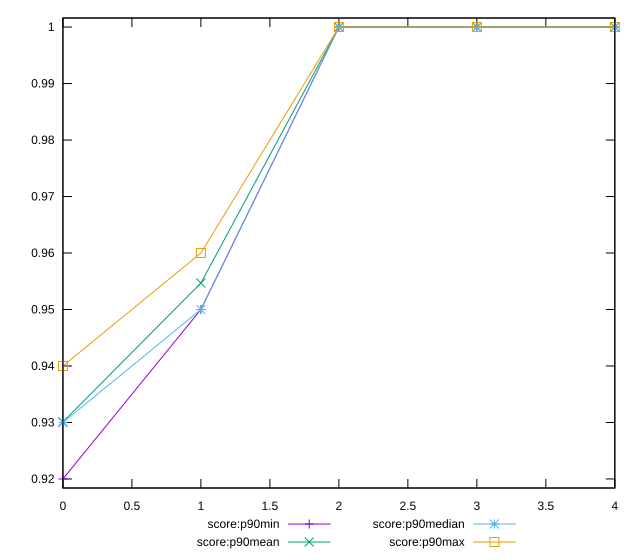

The script that saved this image:
reset

$scoreP90Min <<EOF
0 0.92
1 0.95
2 1
3 1
4 1
EOF

$scoreP90Mean <<EOF
0 0.9301063829787248
1 0.95468085106383
2 1
3 1
4 1
EOF

$scoreP90Median <<EOF
0 0.93
1 0.95
2 1
3 1
4 1
EOF

$scoreP90Max <<EOF
0 0.94
1 0.96
2 1
3 1
4 1
EOF

set key outside below
set xrange [0:4]
set yrange [0.9184:1.0016]
set trange [0.9184:1.0016]
set terminal svg size 640, 560 enhanced background rgb 'white'
set output "report_00018_2021-02-10T15-25-16.877Z/mainthread-work-breakdown/progression/score.svg"

plot $scoreP90Min title "score:p90min" with linespoints, \
     $scoreP90Mean title "score:p90mean" with linespoints, \
     $scoreP90Median title "score:p90median" with linespoints, \
     $scoreP90Max title "score:p90max" with linespoints

reset
